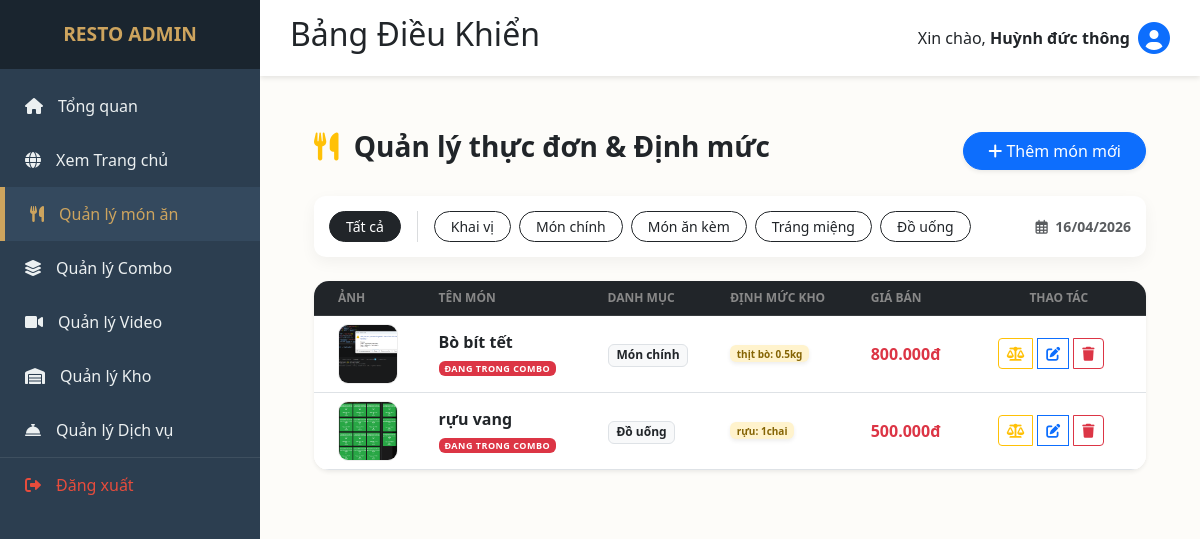
Screenshot of /admin/manage_foods.php (signed in) with the database file from the repository.
### tables this page shows
CREATE TABLE `foods` (
  `id` int(11) NOT NULL,
  `category_id` int(11) DEFAULT NULL,
  `name` varchar(255) NOT NULL,
  `price` decimal(15,2) NOT NULL,
  `image` varchar(255) DEFAULT NULL,
  `description` text DEFAULT NULL,
  `status` tinyint(1) DEFAULT 1
);

CREATE TABLE `categories` (
  `id` int(11) NOT NULL,
  `name` varchar(100) NOT NULL
);

CREATE TABLE `food_recipes` (
  `id` int(11) NOT NULL,
  `food_id` int(11) NOT NULL,
  `ingredient_id` int(11) NOT NULL,
  `quantity_required` decimal(10,3) NOT NULL,
  `unit` varchar(20) DEFAULT NULL
);

CREATE TABLE `inventory` (
  `id` int(11) NOT NULL,
  `item_name` varchar(255) NOT NULL,
  `category` varchar(100) DEFAULT NULL,
  `unit_name` varchar(50) DEFAULT NULL,
  `stock_quantity` decimal(10,2) DEFAULT 0.00,
  `cost_price` decimal(15,2) DEFAULT 0.00,
  `supplier_id` int(11) DEFAULT NULL,
  `entry_date` date DEFAULT NULL,
  `expiry_date` date DEFAULT NULL,
  `revenue` decimal(15,2) DEFAULT 0.00,
  `updated_at` timestamp NOT NULL DEFAULT current_timestamp() ON UPDATE current_timestamp()
);

### admin/manage_foods.php (the view, shortened to what this page needs)
<?php
include '../public/admin_layout_header.php';
$database = new Database();
$db = $database->getConnection();
$filter = $_GET['filter'] ?? 'all';
$query = "SELECT f.*, c.name as category_name
          FROM foods f
          LEFT JOIN categories c ON f.category_id = c.id";
$params = [];
$query .= ($filter == 'oldest') ? " ORDER BY f.id ASC" : " ORDER BY f.id DESC";
$stmt = $db->prepare($query);
$stmt->execute($params);
?>
<link rel="stylesheet" href="../public/assets/admin/css/admin-style.css">
<div class="content-wrapper p-4">
    <div class="d-flex justify-content-between align-items-center mb-4">
        <h3 class="fw-bold"><i class="fas fa-utensils me-2 text-warning"></i> Quản lý thực đơn & Định mức</h3>
        <a href="add_food.php" class="btn btn-primary shadow-sm rounded-pill px-4"><i class="fas fa-plus"></i> Thêm món mới</a>
    </div>
    <div class="card-custom mb-4" style="background: white; padding: 15px; border-radius: 12px; box-shadow: 0 5px 15px rgba(0,0,0,0.05);">
        <div class="d-flex justify-content-between align-items-center flex-wrap gap-2">
            <div class="d-flex flex-wrap gap-2">
                <a href="manage_foods.php?filter=all" class="btn btn-sm <?= $filter == 'all' ? 'btn-dark' : 'btn-outline-dark'; ?> px-3 rounded-pill">Tất cả</a>
                <?php
                $cats = ['Khai vị', 'Món chính', 'Món ăn kèm', 'Tráng miệng', 'Đồ uống'];
                foreach($cats as $cat): ?>
                    <a href="manage_foods.php?filter=<?= $cat ?>" class="btn btn-sm <?= $filter == $cat ? 'btn-dark' : 'btn-outline-dark'; ?> px-3 rounded-pill"><?= $cat ?></a>
                <?php endforeach; ?>
            </div>
            <div class="text-muted small fw-bold"><i class="far fa-calendar-alt me-1"></i> <?php date_default_timezone_set('Asia/Ho_Chi_Minh'); echo date('d/m/Y'); ?></div>
        </div>
    </div>
    <div class="card border-0 shadow-sm overflow-hidden" style="border-radius: 15px;">
        <table class="table table-hover align-middle mb-0">
            <thead class="table-dark">
                <tr>
                    <th class="ps-4">Ảnh</th>
                    <th>Tên món</th>
                    <th>Danh mục</th>
                    <th>Định mức kho</th>
                    <th>Giá bán</th>
                    <th class="text-center">Thao tác</th>
                </tr>
            </thead>
            <tbody style="background: white;">
                <?php while ($row = $stmt->fetch(PDO::FETCH_ASSOC)):
                    $check_c = $db->prepare("SELECT COUNT(*) FROM combo_items WHERE food_id = ?");
                    $check_c->execute([$row['id']]);
                    $in_combo = $check_c->fetchColumn();
                ?>
                <tr>
                    <td class="ps-4">
                        <img src="../public/assets/img/menu/<?= $row['image']; ?>" width="60" height="60" style="object-fit: cover; border-radius: 10px; border: 1px solid #eee;">
                    </td>
                    <td>
                        <div class="fw-bold text-dark"><?= htmlspecialchars($row['name']); ?></div>
                        <?php if($in_combo > 0): ?>
                            <span class="badge bg-danger" style="font-size: 9px; letter-spacing: 0.5px;">ĐANG TRONG COMBO</span>
                        <?php else: ?>
                            <small class="text-muted">Mã: #<?= $row['id'] ?></small>
                        <?php endif; ?>
                    </td>
                    <td><span class="badge bg-light text-dark border"><?= $row['category_name']; ?></span></td>
                    <td>
                        <div class="d-flex flex-wrap gap-1" style="max-width: 250px;">
                        <?php
                            $recipe_stmt = $db->prepare("SELECT r.quantity_required, r.unit, i.item_name FROM food_recipes r JOIN inventory i ON r.ingredient_id = i.id WHERE r.food_id = ?");
                            $recipe_stmt->execute([$row['id']]);
                            $recipes = $recipe_stmt->fetchAll(PDO::FETCH_ASSOC);
                            if(empty($recipes)): ?>
                                <small class="text-muted fst-italic">Chưa có định mức</small>
                            <?php else: ?>
                                <?php foreach($recipes as $rcp): ?>
                                    <span class="badge bg-warning-subtle text-dark border-0 shadow-sm" style="font-size: 10px; color: #856404 !important;">
                                        <?= htmlspecialchars($rcp['item_name']) ?>: <?= (float)$rcp['quantity_required'] ?><?= $rcp['unit'] ?>
                                    </span>
                                <?php endforeach; ?>
                            <?php endif; ?>
                        </div>
                    </td>
                    <td class="fw-bold text-danger"><?= number_format($row['price'], 0, ',', '.'); ?>đ</td>
                    <td class="text-center pe-4">
                        <div class="btn-group">
                            <button title="Thiết lập định mức" class="btn btn-sm btn-outline-warning btn-add-recipe" data-id="<?= $row['id'] ?>" data-name="<?= htmlspecialchars($row['name']) ?>">
                                <i class="fas fa-balance-scale"></i>
                            </button>
                            <a href="edit_food.php?id=<?= $row['id']; ?>" class="btn btn-sm btn-outline-primary ms-1"><i class="fas fa-edit"></i></a>
                            <a href="manage_foods.php?delete_id=<?= $row['id']; ?>"
                               class="btn btn-sm btn-outline-danger ms-1"
                               onclick="return confirm('<?= ($in_combo > 0) ? 'CẢNH BÁO: Món này đang nằm trong COMBO! Việc xóa món ăn sẽ ảnh hưởng đến các gói Combo liên quan.' : 'Xác nhận xóa món ăn này?' ?>')">
                                <i class="fas fa-trash"></i>
                            </a>
                        </div>
                    </td>
                </tr>
                <?php endwhile; ?>
            </tbody>
        </table>
    </div>
</div>

### public/admin_layout_header.php (shortened to what this page needs)
<?php
$current_page = basename($_SERVER['PHP_SELF']);
?>
<!DOCTYPE html>
<html lang="vi">
<head>
    <link rel="stylesheet" href="https://cdnjs.cloudflare.com/ajax/libs/font-awesome/6.0.0/css/all.min.css">
    <link href="https://cdn.jsdelivr.net/npm/bootstrap@5.3.0/dist/css/bootstrap.min.css" rel="stylesheet">
</head>
<body>
    <nav class="sidebar">
        <div class="sidebar-header">RESTO ADMIN</div>
        <ul class="sidebar-menu">
            <li class="<?= ($current_page == 'admin_dashboard.php') ? 'active' : '' ?>">
                <a href="../admin/admin_dashboard.php"><i class="fas fa-home"></i> Tổng quan</a>
            </li>
            <li><a href="../index.php"><i class="fas fa-globe"></i> Xem Trang chủ</a></li>
            <li class="<?= ($current_page == 'manage_foods.php' || $current_page == 'add_food.php' || $current_page == 'edit_food.php') ? 'active' : '' ?>">
                <a href="../admin/manage_foods.php"><i class="fas fa-utensils"></i> Quản lý món ăn</a>
            </li>
            <li class="<?= ($current_page == 'list_combos.php' || $current_page == 'add_combo.php' || $current_page == 'edit_combo.php') ? 'active' : '' ?>">
                <a href="../admin/list_combos.php"><i class="fas fa-layer-group"></i> Quản lý Combo</a>
            </li>
            <li class="<?= ($current_page == 'manage_videos.php') ? 'active' : '' ?>">
                <a href="../admin/manage_videos.php"><i class="fas fa-video"></i> Quản lý Video</a>
            </li>
            <li class="<?= ($current_page == 'manage_inventory.php') ? 'active' : '' ?>">
                <a href="../admin/manage_inventory.php"><i class="fas fa-warehouse"></i> Quản lý Kho</a>
            </li>
            <li class="<?= ($current_page == 'manage_services.php') ? 'active' : '' ?>">
                <a href="../admin/manage_services.php"><i class="fas fa-concierge-bell"></i> Quản lý Dịch vụ</a>
            </li>
            <li class="logout-item">
                <a href="logout.php" style="color: #e74c3c;"><i class="fas fa-sign-out-alt"></i> Đăng xuất</a>
            </li>
        </ul>
    </nav>
    <div class="main-content">
        <header class="content-header">
            <h2>Bảng Điều Khiển</h2>
            <div class="user-info d-flex align-items-center gap-2">
                <span>Xin chào, <strong><?= $_SESSION['user_name'] ?? 'Admin'; ?></strong></span>
                <i class="fas fa-user-circle fa-2x text-primary"></i>
            </div>
        </header>

### public/assets/admin/css/admin-style.css (style rules this page uses)
body { font-family: 'Poppins', sans-serif; background: #fdfcf9; }
.main-content { padding: 30px; }
.card-custom { border-radius: 20px; border: none; box-shadow: 0 10px 30px rgba(0,0,0,0.05); background: #fff; margin-bottom: 30px; }
.card-custom { border-radius: 15px; border: none; box-shadow: 0 5px 15px rgba(0,0,0,0.05); }
.table thead th { font-size: 12px; text-transform: uppercase; color: #888; }

### public/admin_layout_header.php (style rules this page uses)
* { margin: 0; padding: 0; box-sizing: border-box; font-family: 'Segoe UI', sans-serif; }
body { display: flex; min-height: 100vh; background-color: #f4f7f6; }
.sidebar { width: 260px; background-color: #2c3e50; color: #ecf0f1; position: fixed; height: 100%; display: flex; flex-direction: column; z-index: 1000; }
.sidebar-header { padding: 20px; text-align: center; background-color: #1a252f; font-size: 1.2rem; font-weight: bold; color: #cda45e; }
.sidebar-menu { list-style: none; padding: 10px 0; flex-grow: 1; }
.sidebar-menu li { padding: 0; transition: 0.3s; }
.sidebar-menu li a { padding: 15px 25px; color: #ecf0f1; text-decoration: none; display: flex; align-items: center; gap: 15px; width: 100%; }
.sidebar-menu li.active { background-color: #34495e; border-left: 5px solid #cda45e; }
.sidebar-menu li.active a { color: #cda45e; }
.logout-item { border-top: 1px solid #3e4f5f; margin-top: auto; }
.main-content { margin-left: 260px; flex-grow: 1; padding: 30px; width: calc(100% - 260px); }
header.content-header { display: flex; justify-content: space-between; align-items: center; background: white; padding: 15px 30px; margin: -30px -30px 30px -30px; box-shadow: 0 2px 5px rgba(0,0,0,0.1); }

### rows the page displays
foods: image (picture), name "Bò bít tết", category.name "Món chính", price "800.000"
food_recipes: ingredient.item_name "thịt bò", quantity_required "0.5", unit "kg"
foods: image (picture), name "rựu vang", category.name "Đồ uống", price "500.000"
food_recipes: ingredient.item_name "rựu", quantity_required "1", unit "chai"

### other values shown
$_SESSION['user_name'] "Huỳnh đức thông"
$cat "Khai vị"
$cat "Món chính"
$cat "Món ăn kèm"
$cat "Tráng miệng"
$cat "Đồ uống"
